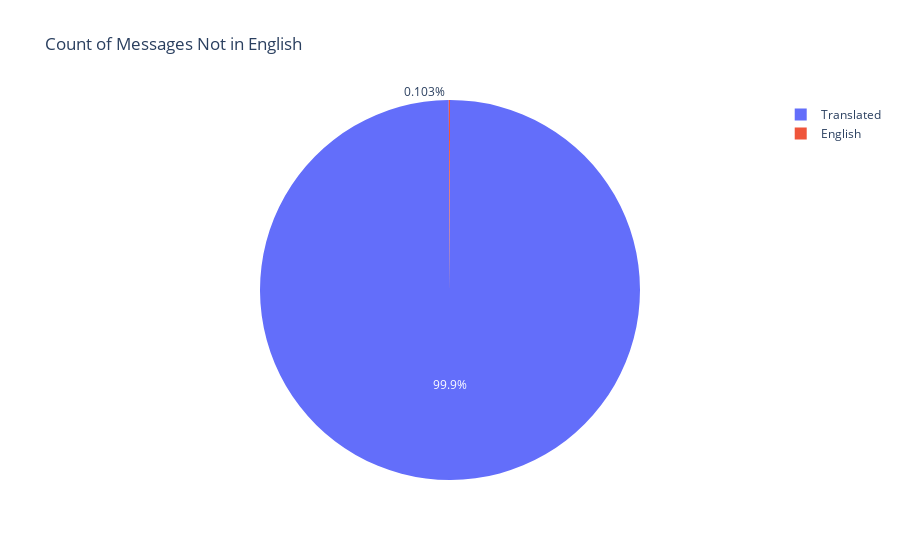

Here is the notebook cell this chart was saved with:
### Markdown cell above
# Count of translated messages - Pie

### Code cell
df['diff_lang'] = df.apply( lambda row: 'Translated' if row['message'] != row['original'] else "English", axis=1 )
diff_lang_count = df.groupby('diff_lang').count()['message'].reset_index().rename(columns={'message': 'count'})

diff_lang_graph = {
    'data': [
        go.Pie(
            labels=diff_lang_count['diff_lang'], values=diff_lang_count['count']
        )
    ],

    'layout': {
        'title': {
            'text': 'Count of Messages Not in English'
        }
    }
}

plotly.io.from_json( get_graph_json(diff_lang_graph) )

### Figure 1 — Plotly figure (JSON) as saved in the notebook; plotly's stock layout.template omitted (floating-point values rounded to 4 significant figures)
{"data": [{"labels": ["English", "Translated"], "type": "pie", "values": [27, 26188]}], "layout": {"title": {"text": "Count of Messages Not in English"}}}
